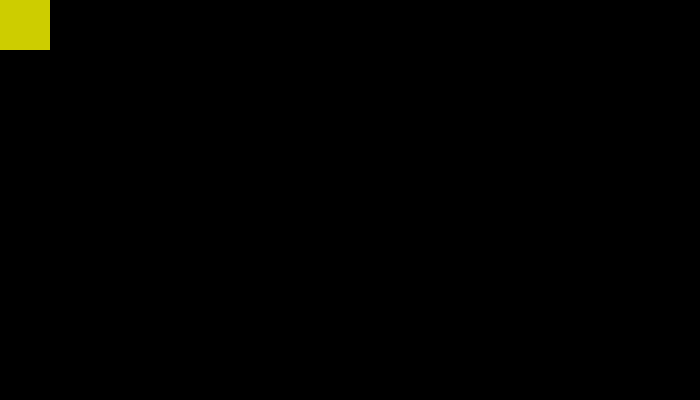
Frame 1 (no input)
Frame 60 (the mouse pressed at the canvas centre just before this capture): identical to frame 1, image omitted
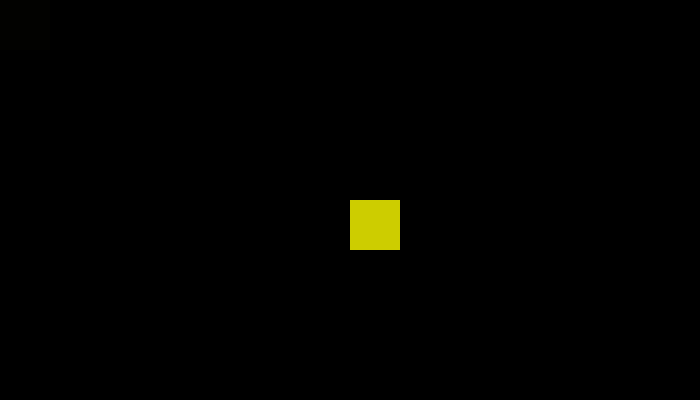
Frame 120 (the mouse held since frame 60 and released just before this capture)

The Processing sketch that drew these frames (run headless with seeded random() and noise(); from frame 60 on, the mouse is pressed at the canvas centre):

// Processing sketch: processing_36444
// ── processing_36444.pde

int value1 = 255;
int value2 = 255;
void setup(){
  size(700,400);
  background(0);
}

void draw(){
  fill(value1, value2, 0);
  noStroke();
  rect(mouseX, mouseY, 50, 50);
  fill(0,50);
  rect(0,0,700,400);
}

void mouseMoved() {
  value1 = value1 + 5;
  value2 = value2 + 5;
  if (value1 > 255) {
    value1 = 0;
    value2 = 0;
  }
}
